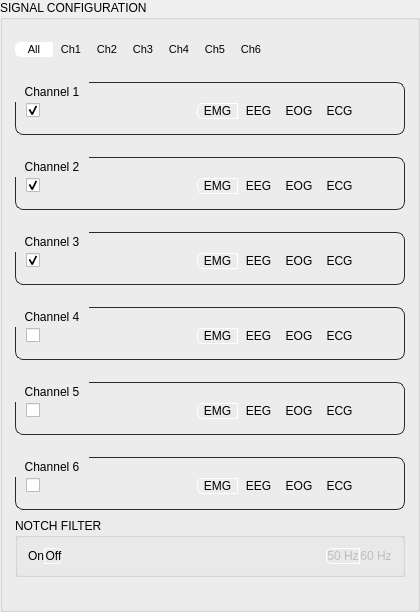
       <widget class="QGroupBox" name="configGroup">
        <property name="sizePolicy">
         <sizepolicy hsizetype="Preferred" vsizetype="Expanding">
          <horstretch>0</horstretch><verstretch>0</verstretch>
         </sizepolicy>
        </property>
        <property name="minimumSize"><size><width>420</width><height>0</height></size></property>
        <property name="title"><string>SIGNAL CONFIGURATION</string></property>
        <layout class="QVBoxLayout" name="configVLayout">
         <property name="spacing"><number>8</number></property><property name="leftMargin"><number>12</number></property><property name="topMargin"><number>20</number></property><property name="rightMargin"><number>12</number></property><property name="bottomMargin"><number>12</number></property>

         <item><layout class="QHBoxLayout" name="selRowConfig"><property name="spacing"><number>0</number></property><item><widget class="QPushButton" name="btnSel_Config_All"><property name="styleSheet"><string notr="true">QPushButton{border-right:none;border-top-left-radius:6px;border-bottom-left-radius:6px;border-top-right-radius:0;border-bottom-right-radius:0;min-width:36px;font-size:11px;}QPushButton:checked{background-color:#ffffff;color:#000000;border:1px solid #ffffff;}</string></property><property name="text"><string>All</string></property><property name="checkable"><bool>true</bool></property><property name="checked"><bool>true</bool></property></widget></item><item><widget class="QPushButton" name="btnSel_Config_Ch1"><property name="styleSheet"><string notr="true">QPushButton{border-left:none;border-right:none;border-radius:0;min-width:36px;font-size:11px;}QPushButton:checked{background-color:#ffffff;color:#000000;border:1px solid #ffffff;}</string></property><property name="text"><string>Ch1</string></property><property name="checkable"><bool>true</bool></property></widget></item><item><widget class="QPushButton" name="btnSel_Config_Ch2"><property name="styleSheet"><string notr="true">QPushButton{border-left:none;border-right:none;border-radius:0;min-width:36px;font-size:11px;}QPushButton:checked{background-color:#ffffff;color:#000000;border:1px solid #ffffff;}</string></property><property name="text"><string>Ch2</string></property><property name="checkable"><bool>true</bool></property></widget></item><item><widget class="QPushButton" name="btnSel_Config_Ch3"><property name="styleSheet"><string notr="true">QPushButton{border-left:none;border-right:none;border-radius:0;min-width:36px;font-size:11px;}QPushButton:checked{background-color:#ffffff;color:#000000;border:1px solid #ffffff;}</string></property><property name="text"><string>Ch3</string></property><property name="checkable"><bool>true</bool></property></widget></item><item><widget class="QPushButton" name="btnSel_Config_Ch4"><property name="styleSheet"><string notr="true">QPushButton{border-left:none;border-right:none;border-radius:0;min-width:36px;font-size:11px;}QPushButton:checked{background-color:#ffffff;color:#000000;border:1px solid #ffffff;}</string></property><property name="text"><string>Ch4</string></property><property name="checkable"><bool>true</bool></property></widget></item><item><widget class="QPushButton" name="btnSel_Config_Ch5"><property name="styleSheet"><string notr="true">QPushButton{border-left:none;border-right:none;border-radius:0;min-width:36px;font-size:11px;}QPushButton:checked{background-color:#ffffff;color:#000000;border:1px solid #ffffff;}</string></property><property name="text"><string>Ch5</string></property><property name="checkable"><bool>true</bool></property></widget></item><item><widget class="QPushButton" name="btnSel_Config_Ch6"><property name="styleSheet"><string notr="true">QPushButton{border-left:none;border-top-left-radius:0;border-bottom-left-radius:0;border-top-right-radius:6px;border-bottom-right-radius:6px;min-width:36px;font-size:11px;}QPushButton:checked{background-color:#ffffff;color:#000000;border:1px solid #ffffff;}</string></property><property name="text"><string>Ch6</string></property><property name="checkable"><bool>true</bool></property></widget></item><item><spacer name="spacerSelConfig"><property name="orientation"><enum>Qt::Horizontal</enum></property><property name="sizeHint"><size><width>20</width><height>20</height></size></property></spacer></item></layout></item>
         <item><widget class="QGroupBox" name="grpCh1"><property name="styleSheet"><string notr="true">QGroupBox#grpCh1{background-color:transparent;border:1px solid #2a2a2a;border-radius:8px;margin-top:14px;padding:6px 8px;}QGroupBox#grpCh1::title{font-size:11px;padding:3px 8px;}</string></property><property name="title"><string>Channel 1</string></property><layout class="QHBoxLayout" name="chLayout1"><property name="spacing"><number>8</number></property><property name="leftMargin"><number>8</number></property><property name="topMargin"><number>10</number></property><property name="rightMargin"><number>8</number></property><property name="bottomMargin"><number>8</number></property><item><widget class="QCheckBox" name="chkCh1"><property name="text"><string></string></property><property name="checked"><bool>true</bool></property></widget></item><item><layout class="QHBoxLayout" name="filterLayout1"><property name="spacing"><number>0</number></property><item><widget class="QPushButton" name="btnFilterCh1EMG"><property name="styleSheet"><string notr="true">QPushButton{border-right:none;border-top-left-radius:6px;border-bottom-left-radius:6px;border-top-right-radius:0;border-bottom-right-radius:0;}QPushButton:checked{border:1px solid #ffffff;}</string></property><property name="text"><string>EMG</string></property><property name="checkable"><bool>true</bool></property><property name="checked"><bool>true</bool></property></widget></item><item><widget class="QPushButton" name="btnFilterCh1EEG"><property name="styleSheet"><string notr="true">QPushButton{border-radius:0;border-left:none;border-right:none;}QPushButton:checked{border:1px solid #ffffff;}</string></property><property name="text"><string>EEG</string></property><property name="checkable"><bool>true</bool></property></widget></item><item><widget class="QPushButton" name="btnFilterCh1EOG"><property name="styleSheet"><string notr="true">QPushButton{border-radius:0;border-left:none;border-right:none;}QPushButton:checked{border:1px solid #ffffff;}</string></property><property name="text"><string>EOG</string></property><property name="checkable"><bool>true</bool></property></widget></item><item><widget class="QPushButton" name="btnFilterCh1ECG"><property name="styleSheet"><string notr="true">QPushButton{border-left:none;border-top-left-radius:0;border-bottom-left-radius:0;border-top-right-radius:6px;border-bottom-right-radius:6px;}QPushButton:checked{border:1px solid #ffffff;}</string></property><property name="text"><string>ECG</string></property><property name="checkable"><bool>true</bool></property></widget></item></layout></item><item><widget class="QPushButton" name="btnChIcon1"><property name="styleSheet"><string notr="true">QPushButton{background-color:transparent;border:none;min-width:26px;max-width:26px;min-height:26px;max-height:26px;padding:0px;qproperty-icon:url(icons/gamepad.svg);qproperty-iconSize:18px 18px;}QPushButton:hover{background-color:#1a1a1a;border-radius:4px;}</string></property><property name="text"><string></string></property><property name="toolTip"><string>Select Ch1 in Signal Inputs</string></property></widget></item></layout></widget></item><item><widget class="QGroupBox" name="grpCh2"><property name="styleSheet"><string notr="true">QGroupBox#grpCh2{background-color:transparent;border:1px solid #2a2a2a;border-radius:8px;margin-top:14px;padding:6px 8px;}QGroupBox#grpCh2::title{font-size:11px;padding:3px 8px;}</string></property><property name="title"><string>Channel 2</string></property><layout class="QHBoxLayout" name="chLayout2"><property name="spacing"><number>8</number></property><property name="leftMargin"><number>8</number></property><property name="topMargin"><number>10</number></property><property name="rightMargin"><number>8</number></property><property name="bottomMargin"><number>8</number></property><item><widget class="QCheckBox" name="chkCh2"><property name="text"><string></string></property><property name="checked"><bool>true</bool></property></widget></item><item><layout class="QHBoxLayout" name="filterLayout2"><property name="spacing"><number>0</number></property><item><widget class="QPushButton" name="btnFilterCh2EMG"><property name="styleSheet"><string notr="true">QPushButton{border-right:none;border-top-left-radius:6px;border-bottom-left-radius:6px;border-top-right-radius:0;border-bottom-right-radius:0;}QPushButton:checked{border:1px solid #ffffff;}</string></property><property name="text"><string>EMG</string></property><property name="checkable"><bool>true</bool></property><property name="checked"><bool>true</bool></property></widget></item><item><widget class="QPushButton" name="btnFilterCh2EEG"><property name="styleSheet"><string notr="true">QPushButton{border-radius:0;border-left:none;border-right:none;}QPushButton:checked{border:1px solid #ffffff;}</string></property><property name="text"><string>EEG</string></property><property name="checkable"><bool>true</bool></property></widget></item><item><widget class="QPushButton" name="btnFilterCh2EOG"><property name="styleSheet"><string notr="true">QPushButton{border-radius:0;border-left:none;border-right:none;}QPushButton:checked{border:1px solid #ffffff;}</string></property><property name="text"><string>EOG</string></property><property name="checkable"><bool>true</bool></property></widget></item><item><widget class="QPushButton" name="btnFilterCh2ECG"><property name="styleSheet"><string notr="true">QPushButton{border-left:none;border-top-left-radius:0;border-bottom-left-radius:0;border-top-right-radius:6px;border-bottom-right-radius:6px;}QPushButton:checked{border:1px solid #ffffff;}</string></property><property name="text"><string>ECG</string></property><property name="checkable"><bool>true</bool></property></widget></item></layout></item><item><widget class="QPushButton" name="btnChIcon2"><property name="styleSheet"><string notr="true">QPushButton{background-color:transparent;border:none;min-width:26px;max-width:26px;min-height:26px;max-height:26px;padding:0px;qproperty-icon:url(icons/gamepad.svg);qproperty-iconSize:18px 18px;}QPushButton:hover{background-color:#1a1a1a;border-radius:4px;}</string></property><property name="text"><string></string></property><property name="toolTip"><string>Select Ch2 in Signal Inputs</string></property></widget></item></layout></widget></item><item><widget class="QGroupBox" name="grpCh3"><property name="styleSheet"><string notr="true">QGroupBox#grpCh3{background-color:transparent;border:1px solid #2a2a2a;border-radius:8px;margin-top:14px;padding:6px 8px;}QGroupBox#grpCh3::title{font-size:11px;padding:3px 8px;}</string></property><property name="title"><string>Channel 3</string></property><layout class="QHBoxLayout" name="chLayout3"><property name="spacing"><number>8</number></property><property name="leftMargin"><number>8</number></property><property name="topMargin"><number>10</number></property><property name="rightMargin"><number>8</number></property><property name="bottomMargin"><number>8</number></property><item><widget class="QCheckBox" name="chkCh3"><property name="text"><string></string></property><property name="checked"><bool>true</bool></property></widget></item><item><layout class="QHBoxLayout" name="filterLayout3"><property name="spacing"><number>0</number></property><item><widget class="QPushButton" name="btnFilterCh3EMG"><property name="styleSheet"><string notr="true">QPushButton{border-right:none;border-top-left-radius:6px;border-bottom-left-radius:6px;border-top-right-radius:0;border-bottom-right-radius:0;}QPushButton:checked{border:1px solid #ffffff;}</string></property><property name="text"><string>EMG</string></property><property name="checkable"><bool>true</bool></property><property name="checked"><bool>true</bool></property></widget></item><item><widget class="QPushButton" name="btnFilterCh3EEG"><property name="styleSheet"><string notr="true">QPushButton{border-radius:0;border-left:none;border-right:none;}QPushButton:checked{border:1px solid #ffffff;}</string></property><property name="text"><string>EEG</string></property><property name="checkable"><bool>true</bool></property></widget></item><item><widget class="QPushButton" name="btnFilterCh3EOG"><property name="styleSheet"><string notr="true">QPushButton{border-radius:0;border-left:none;border-right:none;}QPushButton:checked{border:1px solid #ffffff;}</string></property><property name="text"><string>EOG</string></property><property name="checkable"><bool>true</bool></property></widget></item><item><widget class="QPushButton" name="btnFilterCh3ECG"><property name="styleSheet"><string notr="true">QPushButton{border-left:none;border-top-left-radius:0;border-bottom-left-radius:0;border-top-right-radius:6px;border-bottom-right-radius:6px;}QPushButton:checked{border:1px solid #ffffff;}</string></property><property name="text"><string>ECG</string></property><property name="checkable"><bool>true</bool></property></widget></item></layout></item><item><widget class="QPushButton" name="btnChIcon3"><property name="styleSheet"><string notr="true">QPushButton{background-color:transparent;border:none;min-width:26px;max-width:26px;min-height:26px;max-height:26px;padding:0px;qproperty-icon:url(icons/gamepad.svg);qproperty-iconSize:18px 18px;}QPushButton:hover{background-color:#1a1a1a;border-radius:4px;}</string></property><property name="text"><string></string></property><property name="toolTip"><string>Select Ch3 in Signal Inputs</string></property></widget></item></layout></widget></item><item><widget class="QGroupBox" name="grpCh4"><property name="styleSheet"><string notr="true">QGroupBox#grpCh4{background-color:transparent;border:1px solid #2a2a2a;border-radius:8px;margin-top:14px;padding:6px 8px;}QGroupBox#grpCh4::title{font-size:11px;padding:3px 8px;}</string></property><property name="title"><string>Channel 4</string></property><layout class="QHBoxLayout" name="chLayout4"><property name="spacing"><number>8</number></property><property name="leftMargin"><number>8</number></property><property name="topMargin"><number>10</number></property><property name="rightMargin"><number>8</number></property><property name="bottomMargin"><number>8</number></property><item><widget class="QCheckBox" name="chkCh4"><property name="text"><string></string></property></widget></item><item><layout class="QHBoxLayout" name="filterLayout4"><property name="spacing"><number>0</number></property><item><widget class="QPushButton" name="btnFilterCh4EMG"><property name="styleSheet"><string notr="true">QPushButton{border-right:none;border-top-left-radius:6px;border-bottom-left-radius:6px;border-top-right-radius:0;border-bottom-right-radius:0;}QPushButton:checked{border:1px solid #ffffff;}</string></property><property name="text"><string>EMG</string></property><property name="checkable"><bool>true</bool></property><property name="checked"><bool>true</bool></property></widget></item><item><widget class="QPushButton" name="btnFilterCh4EEG"><property name="styleSheet"><string notr="true">QPushButton{border-radius:0;border-left:none;border-right:none;}QPushButton:checked{border:1px solid #ffffff;}</string></property><property name="text"><string>EEG</string></property><property name="checkable"><bool>true</bool></property></widget></item><item><widget class="QPushButton" name="btnFilterCh4EOG"><property name="styleSheet"><string notr="true">QPushButton{border-radius:0;border-left:none;border-right:none;}QPushButton:checked{border:1px solid #ffffff;}</string></property><property name="text"><string>EOG</string></property><property name="checkable"><bool>true</bool></property></widget></item><item><widget class="QPushButton" name="btnFilterCh4ECG"><property name="styleSheet"><string notr="true">QPushButton{border-left:none;border-top-left-radius:0;border-bottom-left-radius:0;border-top-right-radius:6px;border-bottom-right-radius:6px;}QPushButton:checked{border:1px solid #ffffff;}</string></property><property name="text"><string>ECG</string></property><property name="checkable"><bool>true</bool></property></widget></item></layout></item><item><widget class="QPushButton" name="btnChIcon4"><property name="styleSheet"><string notr="true">QPushButton{background-color:transparent;border:none;min-width:26px;max-width:26px;min-height:26px;max-height:26px;padding:0px;qproperty-icon:url(icons/gamepad.svg);qproperty-iconSize:18px 18px;}QPushButton:hover{background-color:#1a1a1a;border-radius:4px;}</string></property><property name="text"><string></string></property><property name="toolTip"><string>Select Ch4 in Signal Inputs</string></property></widget></item></layout></widget></item><item><widget class="QGroupBox" name="grpCh5"><property name="styleSheet"><string notr="true">QGroupBox#grpCh5{background-color:transparent;border:1px solid #2a2a2a;border-radius:8px;margin-top:14px;padding:6px 8px;}QGroupBox#grpCh5::title{font-size:11px;padding:3px 8px;}</string></property><property name="title"><string>Channel 5</string></property><layout class="QHBoxLayout" name="chLayout5"><property name="spacing"><number>8</number></property><property name="leftMargin"><number>8</number></property><property name="topMargin"><number>10</number></property><property name="rightMargin"><number>8</number></property><property name="bottomMargin"><number>8</number></property><item><widget class="QCheckBox" name="chkCh5"><property name="text"><string></string></property></widget></item><item><layout class="QHBoxLayout" name="filterLayout5"><property name="spacing"><number>0</number></property><item><widget class="QPushButton" name="btnFilterCh5EMG"><property name="styleSheet"><string notr="true">QPushButton{border-right:none;border-top-left-radius:6px;border-bottom-left-radius:6px;border-top-right-radius:0;border-bottom-right-radius:0;}QPushButton:checked{border:1px solid #ffffff;}</string></property><property name="text"><string>EMG</string></property><property name="checkable"><bool>true</bool></property><property name="checked"><bool>true</bool></property></widget></item><item><widget class="QPushButton" name="btnFilterCh5EEG"><property name="styleSheet"><string notr="true">QPushButton{border-radius:0;border-left:none;border-right:none;}QPushButton:checked{border:1px solid #ffffff;}</string></property><property name="text"><string>EEG</string></property><property name="checkable"><bool>true</bool></property></widget></item><item><widget class="QPushButton" name="btnFilterCh5EOG"><property name="styleSheet"><string notr="true">QPushButton{border-radius:0;border-left:none;border-right:none;}QPushButton:checked{border:1px solid #ffffff;}</string></property><property name="text"><string>EOG</string></property><property name="checkable"><bool>true</bool></property></widget></item><item><widget class="QPushButton" name="btnFilterCh5ECG"><property name="styleSheet"><string notr="true">QPushButton{border-left:none;border-top-left-radius:0;border-bottom-left-radius:0;border-top-right-radius:6px;border-bottom-right-radius:6px;}QPushButton:checked{border:1px solid #ffffff;}</string></property><property name="text"><string>ECG</string></property><property name="checkable"><bool>true</bool></property></widget></item></layout></item><item><widget class="QPushButton" name="btnChIcon5"><property name="styleSheet"><string notr="true">QPushButton{background-color:transparent;border:none;min-width:26px;max-width:26px;min-height:26px;max-height:26px;padding:0px;qproperty-icon:url(icons/gamepad.svg);qproperty-iconSize:18px 18px;}QPushButton:hover{background-color:#1a1a1a;border-radius:4px;}</string></property><property name="text"><string></string></property><property name="toolTip"><string>Select Ch5 in Signal Inputs</string></property></widget></item></layout></widget></item><item><widget class="QGroupBox" name="grpCh6"><property name="styleSheet"><string notr="true">QGroupBox#grpCh6{background-color:transparent;border:1px solid #2a2a2a;border-radius:8px;margin-top:14px;padding:6px 8px;}QGroupBox#grpCh6::title{font-size:11px;padding:3px 8px;}</string></property><property name="title"><string>Channel 6</string></property><layout class="QHBoxLayout" name="chLayout6"><property name="spacing"><number>8</number></property><property name="leftMargin"><number>8</number></property><property name="topMargin"><number>10</number></property><property name="rightMargin"><number>8</number></property><property name="bottomMargin"><number>8</number></property><item><widget class="QCheckBox" name="chkCh6"><property name="text"><string></string></property></widget></item><item><layout class="QHBoxLayout" name="filterLayout6"><property name="spacing"><number>0</number></property><item><widget class="QPushButton" name="btnFilterCh6EMG"><property name="styleSheet"><string notr="true">QPushButton{border-right:none;border-top-left-radius:6px;border-bottom-left-radius:6px;border-top-right-radius:0;border-bottom-right-radius:0;}QPushButton:checked{border:1px solid #ffffff;}</string></property><property name="text"><string>EMG</string></property><property name="checkable"><bool>true</bool></property><property name="checked"><bool>true</bool></property></widget></item><item><widget class="QPushButton" name="btnFilterCh6EEG"><property name="styleSheet"><string notr="true">QPushButton{border-radius:0;border-left:none;border-right:none;}QPushButton:checked{border:1px solid #ffffff;}</string></property><property name="text"><string>EEG</string></property><property name="checkable"><bool>true</bool></property></widget></item><item><widget class="QPushButton" name="btnFilterCh6EOG"><property name="styleSheet"><string notr="true">QPushButton{border-radius:0;border-left:none;border-right:none;}QPushButton:checked{border:1px solid #ffffff;}</string></property><property name="text"><string>EOG</string></property><property name="checkable"><bool>true</bool></property></widget></item><item><widget class="QPushButton" name="btnFilterCh6ECG"><property name="styleSheet"><string notr="true">QPushButton{border-left:none;border-top-left-radius:0;border-bottom-left-radius:0;border-top-right-radius:6px;border-bottom-right-radius:6px;}QPushButton:checked{border:1px solid #ffffff;}</string></property><property name="text"><string>ECG</string></property><property name="checkable"><bool>true</bool></property></widget></item></layout></item><item><widget class="QPushButton" name="btnChIcon6"><property name="styleSheet"><string notr="true">QPushButton{background-color:transparent;border:none;min-width:26px;max-width:26px;min-height:26px;max-height:26px;padding:0px;qproperty-icon:url(icons/gamepad.svg);qproperty-iconSize:18px 18px;}QPushButton:hover{background-color:#1a1a1a;border-radius:4px;}</string></property><property name="text"><string></string></property><property name="toolTip"><string>Select Ch6 in Signal Inputs</string></property></widget></item></layout></widget></item>
         <item><widget class="QGroupBox" name="grpNotch"><property name="title"><string>NOTCH FILTER</string></property><layout class="QHBoxLayout" name="notchHLayout"><property name="spacing"><number>10</number></property><property name="leftMargin"><number>10</number></property><property name="topMargin"><number>8</number></property><property name="rightMargin"><number>10</number></property><property name="bottomMargin"><number>8</number></property><item><layout class="QHBoxLayout" name="notchToggleLayout"><property name="spacing"><number>0</number></property><item><widget class="QPushButton" name="btnNotchOn"><property name="styleSheet"><string notr="true">QPushButton{border-right:none;border-top-left-radius:6px;border-bottom-left-radius:6px;border-top-right-radius:0;border-bottom-right-radius:0;}QPushButton:checked{border:1px solid #ffffff;}</string></property><property name="text"><string>On</string></property><property name="checkable"><bool>true</bool></property></widget></item><item><widget class="QPushButton" name="btnNotchOff"><property name="styleSheet"><string notr="true">QPushButton{border-left:none;border-top-left-radius:0;border-bottom-left-radius:0;border-top-right-radius:6px;border-bottom-right-radius:6px;}QPushButton:checked{border:1px solid #ffffff;}</string></property><property name="text"><string>Off</string></property><property name="checkable"><bool>true</bool></property><property name="checked"><bool>true</bool></property></widget></item></layout></item><item><spacer name="notchMidSpacer"><property name="orientation"><enum>Qt::Horizontal</enum></property><property name="sizeHint"><size><width>20</width><height>20</height></size></property></spacer></item><item><layout class="QHBoxLayout" name="notchFreqLayout"><property name="spacing"><number>0</number></property><item><widget class="QPushButton" name="btnNotch50Hz"><property name="styleSheet"><string notr="true">QPushButton{border-right:none;border-top-left-radius:6px;border-bottom-left-radius:6px;border-top-right-radius:0;border-bottom-right-radius:0;}QPushButton:checked{border:1px solid #ffffff;}</string></property><property name="text"><string>50 Hz</string></property><property name="checkable"><bool>true</bool></property><property name="checked"><bool>true</bool></property><property name="enabled"><bool>false</bool></property></widget></item><item><widget class="QPushButton" name="btnNotch60Hz"><property name="styleSheet"><string notr="true">QPushButton{border-left:none;border-top-left-radius:0;border-bottom-left-radius:0;border-top-right-radius:6px;border-bottom-right-radius:6px;}QPushButton:checked{border:1px solid #ffffff;}</string></property><property name="text"><string>60 Hz</string></property><property name="checkable"><bool>true</bool></property><property name="enabled"><bool>false</bool></property></widget></item></layout></item></layout></widget></item>
         <item><spacer name="configSpacer"><property name="orientation"><enum>Qt::Vertical</enum></property><property name="sizeHint"><size><width>20</width><height>20</height></size></property></spacer></item>

        </layout>
       </widget>
